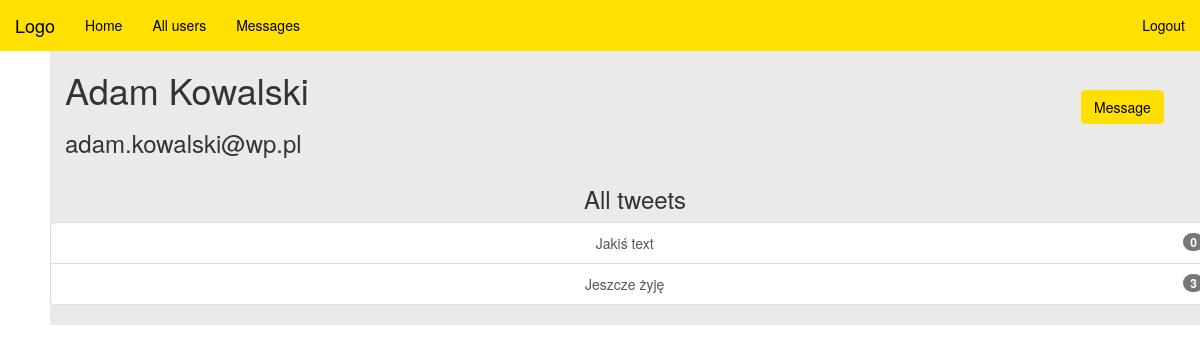
/user_page.php?id=7 (signed in), run on the app's committed database.
### tables this page shows
CREATE TABLE IF NOT EXISTS `User` (
  `id` int(11) NOT NULL AUTO_INCREMENT,
  `email` varchar(100) NOT NULL,
  `password` varchar(255) NOT NULL,
  `fullName` varchar(100) NOT NULL,
  `active` tinyint(1) DEFAULT '1',
  PRIMARY KEY (`id`),
  UNIQUE KEY `email` (`email`)
);

CREATE TABLE IF NOT EXISTS `Tweet` (
  `id` int(11) NOT NULL AUTO_INCREMENT,
  `user_id` int(11) NOT NULL,
  `text` varchar(140) NOT NULL,
  PRIMARY KEY (`id`),
  KEY `user_id` (`user_id`)
);

### src/User.php (called while the page is built, shortened)
<?php
class User {
    private $email;
    private $fullName;
    private $active;
    public function __construct() {
        $this->email = "";
        $this->fullName = "";
        $this->active = 0;
    }
    public function getEmail() {
        return $this->email;
    }
    public function getFullName() {
        return $this->fullName;
    }
    public function getActive() {
        return $this->active;
    }
    public function loadFromDB(mysqli $conn, $id) {
        $sql = "SELECT * FROM User WHERE id=$id";
        $result = $conn->query($sql);
        if($result->num_rows == 1) {
            $rowUser = $result->fetch_assoc();
            $this->email = $rowUser['email'];
            $this->fullName = $rowUser['fullName'];
            $this->active = $rowUser['active'];
            return $this;
        }
        else {
            return null;
        }
    }
}

### src/Tweet.php (called while the page is built, shortened)
<?php
require_once 'User.php';
class Tweet {
    public static function loadAllTweets(mysqli $conn, $userId) {
        $sql = "SELECT * FROM Tweet WHERE user_id = $userId";
        $result = $conn->query($sql);
        if($result->num_rows > 0) {
            $tweetsArray = [];
            while($row = $result->fetch_assoc()) {
                $tweet = new Tweet();
                $tweet->id = $row['id'];
                $tweet->text = $row['text'];
                $tweetsArray[]= $tweet;
            }
            return $tweetsArray;
        }
    }
    private $id;
    private $text;
    function __construct() {
        $this->id = -1;
        $this->text = "";
    }
    function getID() {
        return $this->id;
    }
    function getText() {
        return $this->text;
    }
}

### src/Comment.php (called while the page is built, shortened)
<?php
class Comment {
    public static function loadAllComments(mysqli $conn, $tweetId) {
        $sql = "SELECT * FROM Comment WHERE tweet_id = $tweetId ORDER BY Comment.creation_date";
        $result = $conn->query($sql);
        if($result->num_rows > 0) {
            $commentsArray = [];
            while($row = $result->fetch_assoc()) {
                $comment = new Comment;
                $comment->id = $row['id'];
                $comment->tweetId = $row['tweet_id'];
                $comment->userId = $row['user_id'];
                $comment->text = $row['text'];
                $comment->creationDate = $row['creation_date'];
                $commentsArray[]= $comment;
            }
            return $commentsArray;
        }
    }
}

### user_page.php (the view, shortened to what this page needs)
<!DOCTYPE html>
<?php
require_once './src/User.php';
require_once './src/Tweet.php';
require_once './src/Comment.php';
require_once './src/connection.php';
?>
<html>
    <head>
        <link rel="stylesheet" href="./css/style.css">
        <link rel="stylesheet" href="./css/bootstrap.css">
    </head>
    <body>
        <nav class="navbar navbar-inverse navbar-fixed-top">
            <div class="container-fluid">
                <div class="navbar-header">
                    <a class="navbar-brand" href="index.php">Logo</a>
                </div>
                <div class="collapse navbar-collapse" id="myNavbar">
                    <ul class="nav navbar-nav">
                        <li><a href="index.php">Home</a></li>
                        <li><a href='all_users.php'>All users</a></li>
                        <li><a href='messages_page.php'>Messages</a></li>
                    </ul>
                    <ul class="nav navbar-nav navbar-right">
                        <li><a href='logout.php'>Logout</a> </li>
                    </ul>
                </div>
            </div>
        </nav>
        <div class="container text-center">
            <div class="row">
                <div class="col-md-10 left">
                    <?php
                    $loggedUserId = $_SESSION['loggedUserId'];
                    if ($_SERVER['REQUEST_METHOD'] === 'GET') {
                        $userId = $_GET['id'];
                        $userInfo = new User();
                        $userInfo->loadFromDB($conn, $userId);
                        if($userInfo->getActive() == 1){
                            echo("<h1>{$userInfo->getFullName()}</h1>");
                            echo("<h3>{$userInfo->getEmail()}</h3>
                                        </div>
                                        <div class='col-md-2'><br><br>");
                            if ($userId === $loggedUserId) {
                                echo("<a class='btn btn-info' href='edit_user.php?id=$loggedUserId'>Edit info</a><br><br>");
                                echo("<a class='btn btn-info' href='delete_user.php?id=$loggedUserId'>Delete account</a>");
                            } else {
                                echo("<a class='btn btn-info' href='create_message.php?id=$userId'>Message</a>");
                            }
                            echo("</div></div>");
                            echo("<div class='row'>
                                        <div class='col-md-12'>
                                            <h3>All tweets</h3>");
                            $userTweets = Tweet::loadAllTweets($conn, $userId);
                            echo("<div class='list-group'>");
                            for ($i = 0; $i < count($userTweets); $i++) {
                                $tweetComments = Comment::loadAllComments($conn, $userTweets[$i]->getID());
                                $commentsCount = count($tweetComments);
                                echo("<a class='list-group-item' href='tweet_page.php?id={$userTweets[$i]->getID()}'>{$userTweets[$i]->getText()}<span class='badge'>$commentsCount</span></a>");
                            }
                            echo("</div>");
                        }
                        else {
                            echo("<h1 class='text-center'>Konto użytkownika nie istnieje</h1>");
                        }
                    }
                    ?>
                </div>
            </div>
        </div>
    </body>
</html>

### css/style.css (style rules this page uses)
.left { text-align: left; }

### data on the page
user: fullName "Adam Kowalski", email "adam.kowalski@wp.pl"
tweet: text "Jakiś text", commentsCount "0"
tweet: text "Jeszcze żyję", commentsCount "3"
